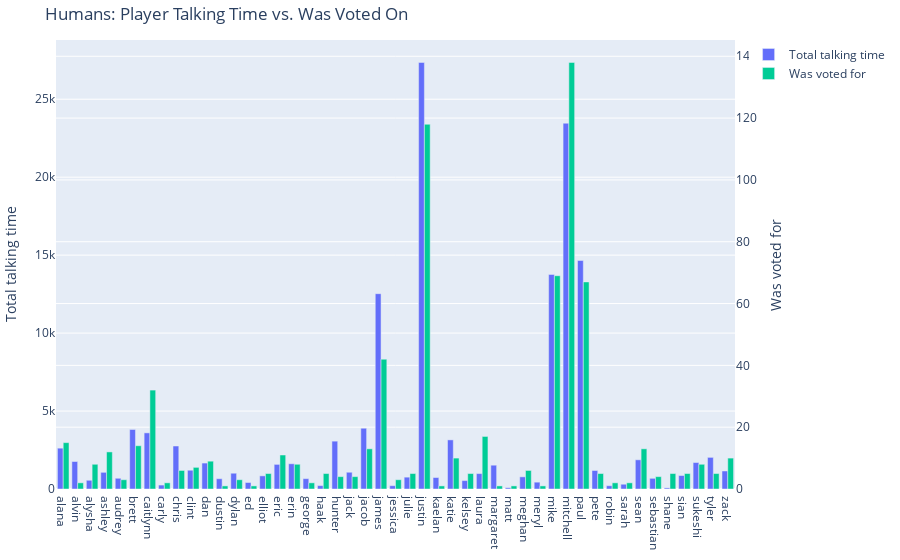
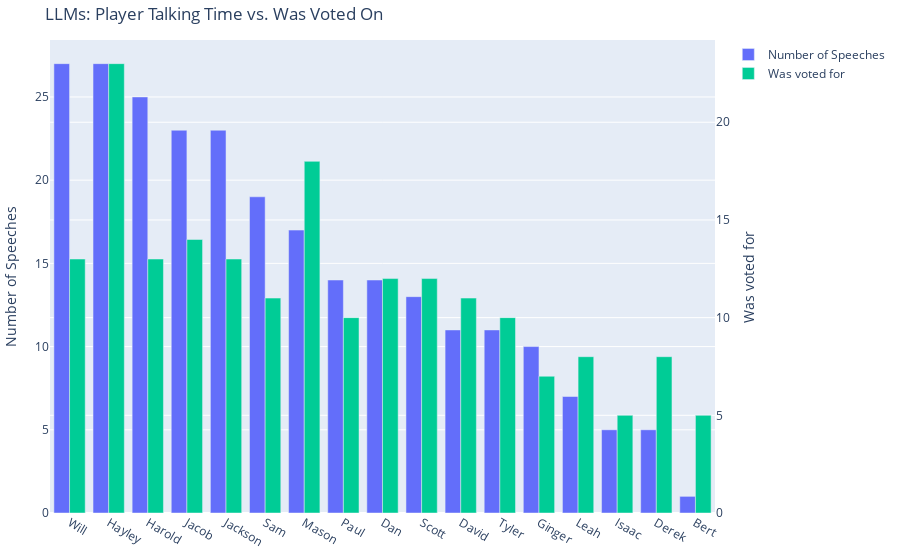

Write notebook code for charts like these, in order.
### Markdown cell above
### Talking time vs. was voted on

Investigating whether a vote was cast upon a person, compared to how much they talked

### Code cell
## Humans dataset
hum_talklen = hum_text_df.groupby("speaker")["utterance_length"].sum().reset_index()
hum_votedon = hum_rounds_df["voted_for"].value_counts().reset_index()
cmp = hum_talklen.merge(hum_votedon, left_on="speaker", right_on="voted_for", how="inner")\
                .rename(columns={"speaker": "Player", "utterance_length": "Total talking time", "count": "Was voted for"})

fig = go.Figure(
    data=[
        go.Bar(name='Total talking time', x=cmp["Player"], y=cmp["Total talking time"], yaxis='y', offsetgroup=1),
        go.Bar(name='Was voted for', x=cmp["Player"], y=cmp["Was voted for"], yaxis='y2', offsetgroup=2)
    ],
    layout={
        'yaxis': {'title': 'Total talking time'},
        'yaxis2': {'title': 'Was voted for', 'overlaying': 'y', 'side': 'right'},
        "title": "Humans: Player Talking Time vs. Was Voted On"
    }
)
# Change the bar mode
fig.update_layout(barmode='group', height=400)
fig.show()


## LLMs dataset
llm_talklen = llm_text_df["speaker"].value_counts().reset_index()
llm_votes = llm_text_df.groupby(["game_id", "round"])["votes"].first().reset_index().dropna()["votes"].apply(ast.literal_eval)
voted_on = {}
for vote in llm_votes:
    for k, v in vote.items():
        if not k in voted_on:
            voted_on[k] = 1
        else:
            voted_on[k] += 1
llm_votedon = pd.DataFrame(voted_on.items()).rename(columns={0: "speaker", 1: "Voted On"})

cmp = llm_talklen.merge(llm_votedon, on="speaker", how="inner")\
                .rename(columns={"speaker": "Player", "count": "Number of Speeches"})

fig = go.Figure(
    data=[
        go.Bar(name='Number of Speeches', x=cmp["Player"], y=cmp["Number of Speeches"], yaxis='y', offsetgroup=1),
        go.Bar(name='Was voted for', x=cmp["Player"], y=cmp["Voted On"], yaxis='y2', offsetgroup=2)
    ],
    layout={
        'yaxis': {'title': 'Number of Speeches'},
        'yaxis2': {'title': 'Was voted for', 'overlaying': 'y', 'side': 'right'},
        "title": "LLMs: Player Talking Time vs. Was Voted On"
    }
)
# Change the bar mode
fig.update_layout(barmode='group', height=400)
fig.show()

### Figure 1 — Plotly figure (JSON) as saved in the notebook; plotly's stock layout.template omitted (floating-point values rounded to 4 significant figures)
{"data": [{"name": "Total talking time", "offsetgroup": "1", "type": "bar", "x": ["alana", "alvin", "alysha", "ashley", "audrey", "brett", "caitlynn", "carly", "chris", "clint", "dan", "dustin", "dylan", "ed", "elliot", "eric", "erin", "george", "haak", "hunter", "jack", "jacob", "james", "jessica", "julie", "justin", "kaelan", "katie", "kelsey", "laura", "margaret", "matt", "meghan", "meryl", "mike", "mitchell", "paul", "pete", "robin", "sarah", "sean", "sebastian", "shane", "sian", "sukeshi", "tyler", "zack"], "y": [2619, 1764, 560, 1070, 688, 3817, 3601, 253, 2758, 1204, 1664, 660, 1012, 417, 843, 1579, 1619, 664, 219, 3069, 1075, 3898, 12528, 213, 760, 27359, 736, 3150, 540, 990, 1527, 82, 780, 439, 13762, 23462, 14655, 1187, 211, 306, 1873, 685, 71, 865, 1697, 2029, 1156], "yaxis": "y"}, {"name": "Was voted for", "offsetgroup": "2", "type": "bar", "x": ["alana", "alvin", "alysha", "ashley", "audrey", "brett", "caitlynn", "carly", "chris", "clint", "dan", "dustin", "dylan", "ed", "elliot", "eric", "erin", "george", "haak", "hunter", "jack", "jacob", "james", "jessica", "julie", "justin", "kaelan", "katie", "kelsey", "laura", "margaret", "matt", "meghan", "meryl", "mike", "mitchell", "paul", "pete", "robin", "sarah", "sean", "sebastian", "shane", "sian", "sukeshi", "tyler", "zack"], "y": [15, 2, 8, 12, 3, 14, 32, 2, 6, 7, 9, 1, 3, 1, 5, 11, 8, 2, 5, 4, 4, 13, 42, 3, 5, 118, 1, 10, 5, 17, 1, 1, 6, 1, 69, 138, 67, 5, 2, 2, 13, 4, 5, 5, 8, 5, 10], "yaxis": "y2"}], "layout": {"autosize": true, "barmode": "group", "title": {"text": "Humans: Player Talking Time vs. Was Voted On"}, "xaxis": {"autorange": true, "range": [-0.5, 46.5], "type": "category"}, "yaxis": {"autorange": true, "range": [0, 28800.0], "title": {"text": "Total talking time"}, "type": "linear"}, "yaxis2": {"autorange": true, "overlaying": "y", "range": [0, 145.3], "side": "right", "title": {"text": "Was voted for"}, "type": "linear"}}}

### Figure 2 — Plotly figure (JSON) as saved in the notebook; plotly's stock layout.template omitted (floating-point values rounded to 4 significant figures)
{"data": [{"name": "Number of Speeches", "offsetgroup": "1", "type": "bar", "x": ["Will", "Hayley", "Harold", "Jacob", "Jackson", "Sam", "Mason", "Paul", "Dan", "Scott", "David", "Tyler", "Ginger", "Leah", "Isaac", "Derek", "Bert"], "y": [27, 27, 25, 23, 23, 19, 17, 14, 14, 13, 11, 11, 10, 7, 5, 5, 1], "yaxis": "y"}, {"name": "Was voted for", "offsetgroup": "2", "type": "bar", "x": ["Will", "Hayley", "Harold", "Jacob", "Jackson", "Sam", "Mason", "Paul", "Dan", "Scott", "David", "Tyler", "Ginger", "Leah", "Isaac", "Derek", "Bert"], "y": [13, 23, 13, 14, 13, 11, 18, 10, 12, 12, 11, 10, 7, 8, 5, 8, 5], "yaxis": "y2"}], "layout": {"autosize": true, "barmode": "group", "title": {"text": "LLMs: Player Talking Time vs. Was Voted On"}, "xaxis": {"autorange": true, "range": [-0.5, 16.5], "type": "category"}, "yaxis": {"autorange": true, "range": [0, 28.42], "title": {"text": "Number of Speeches"}, "type": "linear"}, "yaxis2": {"autorange": true, "overlaying": "y", "range": [0, 24.21], "side": "right", "title": {"text": "Was voted for"}, "type": "linear"}}}
